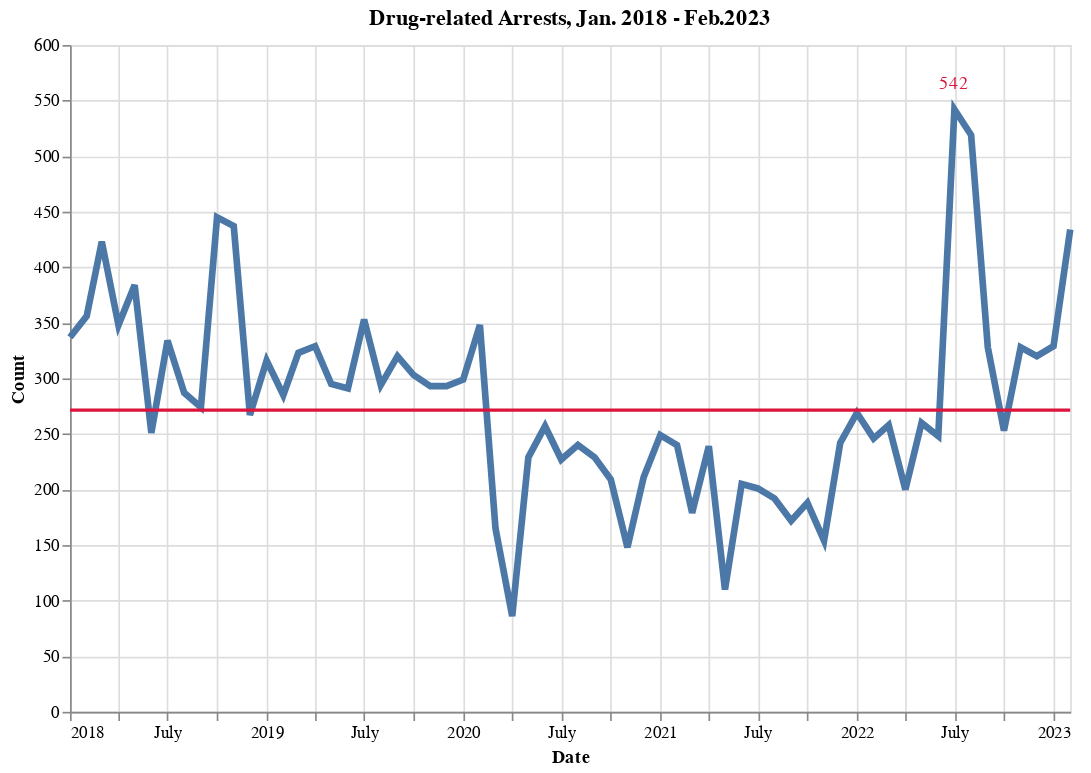

The cell this chart's notebook holds for it:
### Code cell
# Visualize
base = alt.Chart(filtered_counts).mark_line(size=4).encode(
    alt.X('incident_date:T',title='Date'),
    alt.Y('count',title='Count',scale=alt.Scale(domain=(0,600))),
    tooltip = [alt.Tooltip('incident_date_2',title = 'Date'),alt.Tooltip('count',title='Drug Arrests')]
).properties(
    width=600,
    height=400,
    title='Drug-related Arrests, Jan. 2018 - Feb.2023'
)

median = alt.Chart(filtered_counts).mark_rule(size=2,color='crimson').encode(
    y='median(count)',
    tooltip = alt.Tooltip(title = 'Median of counts')
)

text = (
    alt.Chart(filtered_counts.query("count == count.max()"))
    .mark_text(dy=-15, color="crimson")
    .encode(x=alt.X("incident_date:T"), y=alt.Y("count"), text=alt.Text(("count")) 
))
base+median+text

### Figure 1 — Vega-Lite specification as saved in the notebook (floating-point values rounded to 4 significant figures)
{"config": {"view": {"continuousWidth": 300, "continuousHeight": 300}}, "layer": [{"mark": {"type": "line", "size": 4}, "encoding": {"tooltip": [{"field": "incident_date_2", "title": "Date", "type": "nominal"}, {"field": "count", "title": "Drug Arrests", "type": "quantitative"}], "x": {"field": "incident_date", "title": "Date", "type": "temporal"}, "y": {"field": "count", "scale": {"domain": [0, 600]}, "title": "Count", "type": "quantitative"}}, "title": "Drug-related Arrests, Jan. 2018 - Feb.2023"}, {"mark": {"type": "rule", "color": "crimson", "size": 2}, "encoding": {"tooltip": {"title": "Median of counts"}, "y": {"aggregate": "median", "field": "count", "type": "quantitative"}}}, {"data": {"name": "data-a339199ca70a7816ddc6ab7de4939aad"}, "mark": {"type": "text", "color": "crimson", "dy": -15}, "encoding": {"text": {"field": "count", "type": "quantitative"}, "x": {"field": "incident_date", "type": "temporal"}, "y": {"field": "count", "type": "quantitative"}}}], "data": {"name": "data-4a441df68a91a8fbaa05d6d55a3ab731"}, "height": 400, "width": 600, "$schema": "https://vega.github.io/schema/vega-lite/v5.6.1.json", "datasets": {"data-4a441df68a91a8fbaa05d6d55a3ab731": [{"incident_date": "2018-01", "count": 337, "incident_date_2": "2018-01"}, {"incident_date": "2018-02", "count": 356, "incident_date_2": "2018-02"}, {"incident_date": "2018-03", "count": 423, "incident_date_2": "2018-03"}, {"incident_date": "2018-04", "count": 348, "incident_date_2": "2018-04"}, {"incident_date": "2018-05", "count": 384, "incident_date_2": "2018-05"}, {"incident_date": "2018-06", "count": 251, "incident_date_2": "2018-06"}, {"incident_date": "2018-07", "count": 334, "incident_date_2": "2018-07"}, {"incident_date": "2018-08", "count": 287, "incident_date_2": "2018-08"}, {"incident_date": "2018-09", "count": 274, "incident_date_2": "2018-09"}, {"incident_date": "2018-10", "count": 445, "incident_date_2": "2018-10"}, {"incident_date": "2018-11", "count": 437, "incident_date_2": "2018-11"}, {"incident_date": "2018-12", "count": 267, "incident_date_2": "2018-12"}, {"incident_date": "2019-01", "count": 316, "incident_date_2": "2019-01"}, {"incident_date": "2019-02", "count": 285, "incident_date_2": "2019-02"}, {"incident_date": "2019-03", "count": 323, "incident_date_2": "2019-03"}, {"incident_date": "2019-04", "count": 329, "incident_date_2": "2019-04"}, {"incident_date": "2019-05", "count": 295, "incident_date_2": "2019-05"}, {"incident_date": "2019-06", "count": 291, "incident_date_2": "2019-06"}, {"incident_date": "2019-07", "count": 353, "incident_date_2": "2019-07"}, {"incident_date": "2019-08", "count": 294, "incident_date_2": "2019-08"}, {"incident_date": "2019-09", "count": 320, "incident_date_2": "2019-09"}, {"incident_date": "2019-10", "count": 303, "incident_date_2": "2019-10"}, {"incident_date": "2019-11", "count": 293, "incident_date_2": "2019-11"}, {"incident_date": "2019-12", "count": 293, "incident_date_2": "2019-12"}, {"incident_date": "2020-01", "count": 299, "incident_date_2": "2020-01"}, {"incident_date": "2020-02", "count": 348, "incident_date_2": "2020-02"}, {"incident_date": "2020-03", "count": 165, "incident_date_2": "2020-03"}, {"incident_date": "2020-04", "count": 86, "incident_date_2": "2020-04"}, {"incident_date": "2020-05", "count": 229, "incident_date_2": "2020-05"}, {"incident_date": "2020-06", "count": 257, "incident_date_2": "2020-06"}, {"incident_date": "2020-07", "count": 227, "incident_date_2": "2020-07"}, {"incident_date": "2020-08", "count": 240, "incident_date_2": "2020-08"}, {"incident_date": "2020-09", "count": 229, "incident_date_2": "2020-09"}, {"incident_date": "2020-10", "count": 209, "incident_date_2": "2020-10"}, {"incident_date": "2020-11", "count": 148, "incident_date_2": "2020-11"}, {"incident_date": "2020-12", "count": 211, "incident_date_2": "2020-12"}, {"incident_date": "2021-01", "count": 249, "incident_date_2": "2021-01"}, {"incident_date": "2021-02", "count": 240, "incident_date_2": "2021-02"}, {"incident_date": "2021-03", "count": 179, "incident_date_2": "2021-03"}, {"incident_date": "2021-04", "count": 239, "incident_date_2": "2021-04"}, {"incident_date": "2021-05", "count": 110, "incident_date_2": "2021-05"}, {"incident_date": "2021-06", "count": 205, "incident_date_2": "2021-06"}, {"incident_date": "2021-07", "count": 201, "incident_date_2": "2021-07"}, {"incident_date": "2021-08", "count": 192, "incident_date_2": "2021-08"}, {"incident_date": "2021-09", "count": 172, "incident_date_2": "2021-09"}, {"incident_date": "2021-10", "count": 188, "incident_date_2": "2021-10"}, {"incident_date": "2021-11", "count": 154, "incident_date_2": "2021-11"}, {"incident_date": "2021-12", "count": 242, "incident_date_2": "2021-12"}, {"incident_date": "2022-01", "count": 269, "incident_date_2": "2022-01"}, {"incident_date": "2022-02", "count": 246, "incident_date_2": "2022-02"}, {"incident_date": "2022-03", "count": 258, "incident_date_2": "2022-03"}, {"incident_date": "2022-04", "count": 200, "incident_date_2": "2022-04"}, {"incident_date": "2022-05", "count": 260, "incident_date_2": "2022-05"}, {"incident_date": "2022-06", "count": 248, "incident_date_2": "2022-06"}, {"incident_date": "2022-07", "count": 542, "incident_date_2": "2022-07"}, {"incident_date": "2022-08", "count": 519, "incident_date_2": "2022-08"}, {"incident_date": "2022-09", "count": 328, "incident_date_2": "2022-09"}, {"incident_date": "2022-10", "count": 253, "incident_date_2": "2022-10"}, {"incident_date": "2022-11", "count": 328, "incident_date_2": "2022-11"}, {"incident_date": "2022-12", "count": 320, "incident_date_2": "2022-12"}, {"incident_date": "2023-01", "count": 329, "incident_date_2": "2023-01"}, {"incident_date": "2023-02", "count": 434, "incident_date_2": "2023-02"}], "data-a339199ca70a7816ddc6ab7de4939aad": [{"incident_date": "2022-07", "count": 542, "incident_date_2": "2022-07"}]}}
